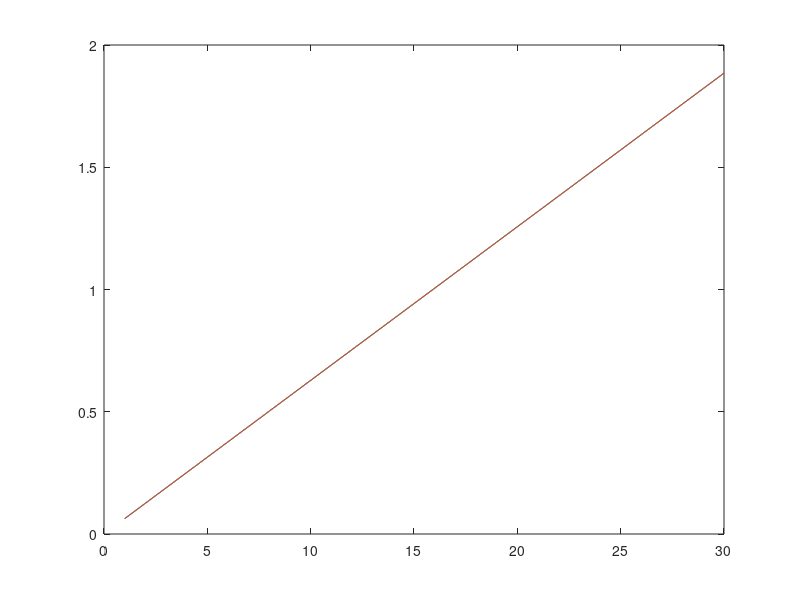

The MATLAB source for this figure:
clear all;
x = 1:30;

R = 10000;
C = 0.000001;

for i = 1:30
y(i) = sqrt((2*pi*i)^2 * (R)^2 * (C)^2);
end

p = polyfit(x, y, 1);

for i = 1:30
    y1(i) = p(1)*i + p(2);

end

figure(2);
plot(x, y); hold on;

plot(x, y1); hold on;

